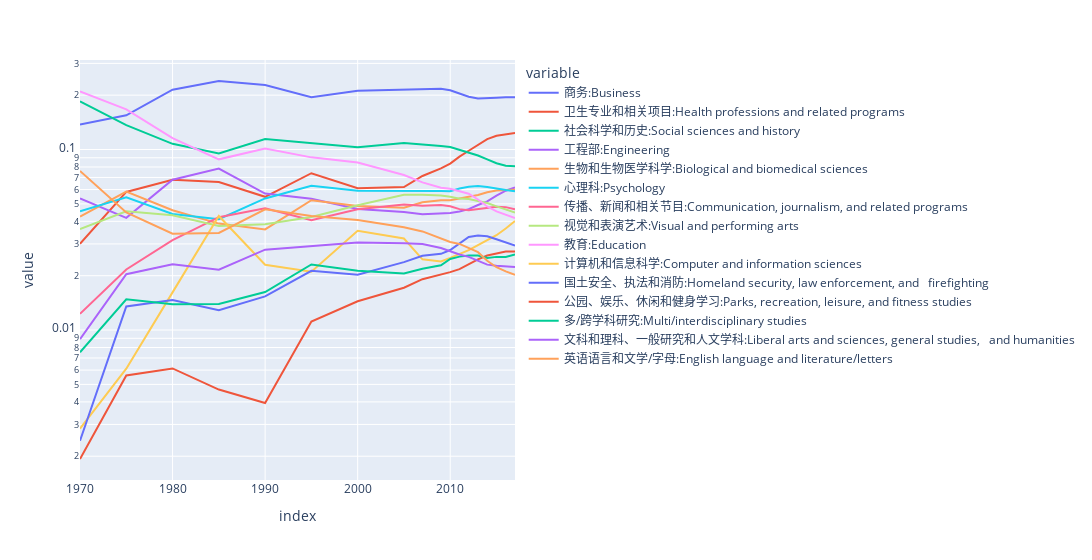

Notebook cell for this chart:
### Code cell
px.line(df3, width=1300, log_y=True)

### Figure 1 — Plotly figure (JSON) as saved in the notebook; plotly's stock layout.template omitted (floating-point values rounded to 4 significant figures)
{"data": [{"hovertemplate": "variable=商务:Business<br>index=%{x}<br>value=%{y}<extra></extra>", "legendgroup": "商务:Business", "line": {"color": "#636efa", "dash": "solid"}, "mode": "lines", "name": "商务:Business", "orientation": "v", "showlegend": true, "type": "scatter", "x": ["1970", "1975", "1980", "1985", "1990", "1995", "2000", "2005", "2007", "2009", "2010", "2011", "2012", "2013", "2014", "2015", "2016", "2017"], "xaxis": "x", "y": [0.1374, 0.1547, 0.2144, 0.2396, 0.2276, 0.1946, 0.2118, 0.2142, 0.2145, 0.2171, 0.2128, 0.2049, 0.1961, 0.1915, 0.192, 0.1935, 0.1948, 0.195], "yaxis": "y"}, {"hovertemplate": "variable=卫生专业和相关项目:Health professions and related programs<br>index=%{x}<br>value=%{y}<extra></extra>", "legendgroup": "卫生专业和相关项目:Health professions and related programs", "line": {"color": "#EF553B", "dash": "solid"}, "mode": "lines", "name": "卫生专业和相关项目:Health professions and related programs", "orientation": "v", "showlegend": true, "type": "scatter", "x": ["1970", "1975", "1980", "1985", "1990", "1995", "2000", "2005", "2007", "2009", "2010", "2011", "2012", "2013", "2014", "2015", "2016", "2017"], "xaxis": "x", "y": [0.03004, 0.05821, 0.06808, 0.06611, 0.0547, 0.07391, 0.06103, 0.06193, 0.07133, 0.07856, 0.0836, 0.09133, 0.09843, 0.1063, 0.1141, 0.1192, 0.1217, 0.1237], "yaxis": "y"}, {"hovertemplate": "variable=社会科学和历史:Social sciences and history<br>index=%{x}<br>value=%{y}<extra></extra>", "legendgroup": "社会科学和历史:Social sciences and history", "line": {"color": "#00cc96", "dash": "solid"}, "mode": "lines", "name": "社会科学和历史:Social sciences and history", "orientation": "v", "showlegend": true, "type": "scatter", "x": ["1970", "1975", "1980", "1985", "1990", "1995", "2000", "2005", "2007", "2009", "2010", "2011", "2012", "2013", "2014", "2015", "2016", "2017"], "xaxis": "x", "y": [0.185, 0.1365, 0.1075, 0.095, 0.1143, 0.1086, 0.1029, 0.1087, 0.107, 0.1047, 0.1032, 0.09962, 0.09659, 0.09258, 0.08811, 0.08393, 0.08133, 0.08077], "yaxis": "y"}, {"hovertemplate": "variable=工程部:Engineering<br>index=%{x}<br>value=%{y}<extra></extra>", "legendgroup": "工程部:Engineering", "line": {"color": "#ab63fa", "dash": "solid"}, "mode": "lines", "name": "工程部:Engineering", "orientation": "v", "showlegend": true, "type": "scatter", "x": ["1970", "1975", "1980", "1985", "1990", "1995", "2000", "2005", "2007", "2009", "2010", "2011", "2012", "2013", "2014", "2015", "2016", "2017"], "xaxis": "x", "y": [0.05363, 0.04184, 0.06806, 0.07835, 0.05705, 0.05337, 0.04679, 0.04501, 0.04374, 0.04404, 0.0445, 0.0454, 0.04672, 0.04928, 0.05164, 0.0556, 0.05913, 0.06157], "yaxis": "y"}, {"hovertemplate": "variable=生物和生物医学科学:Biological and biomedical sciences<br>index=%{x}<br>value=%{y}<extra></extra>", "legendgroup": "生物和生物医学科学:Biological and biomedical sciences", "line": {"color": "#FFA15A", "dash": "solid"}, "mode": "lines", "name": "生物和生物医学科学:Biological and biomedical sciences", "orientation": "v", "showlegend": true, "type": "scatter", "x": ["1970", "1975", "1980", "1985", "1990", "1995", "2000", "2005", "2007", "2009", "2010", "2011", "2012", "2013", "2014", "2015", "2016", "2017"], "xaxis": "x", "y": [0.04252, 0.0585, 0.04607, 0.03887, 0.03607, 0.05238, 0.04869, 0.04754, 0.05108, 0.05236, 0.05244, 0.05348, 0.05455, 0.05596, 0.058, 0.05924, 0.05969, 0.05991], "yaxis": "y"}, {"hovertemplate": "variable=心理科:Psychology<br>index=%{x}<br>value=%{y}<extra></extra>", "legendgroup": "心理科:Psychology", "line": {"color": "#19d3f3", "dash": "solid"}, "mode": "lines", "name": "心理科:Psychology", "orientation": "v", "showlegend": true, "type": "scatter", "x": ["1970", "1975", "1980", "1985", "1990", "1995", "2000", "2005", "2007", "2009", "2010", "2011", "2012", "2013", "2014", "2015", "2016", "2017"], "xaxis": "x", "y": [0.04548, 0.05431, 0.04392, 0.04113, 0.05359, 0.06303, 0.05919, 0.05934, 0.05919, 0.05892, 0.0588, 0.06088, 0.06219, 0.06273, 0.06204, 0.06115, 0.05974, 0.05878], "yaxis": "y"}, {"hovertemplate": "variable=传播、新闻和相关节目:Communication, journalism, and related programs<br>index=%{x}<br>value=%{y}<extra></extra>", "legendgroup": "传播、新闻和相关节目:Communication, journalism, and related programs", "line": {"color": "#FF6692", "dash": "solid"}, "mode": "lines", "name": "传播、新闻和相关节目:Communication, journalism, and related programs", "orientation": "v", "showlegend": true, "type": "scatter", "x": ["1970", "1975", "1980", "1985", "1990", "1995", "2000", "2005", "2007", "2009", "2010", "2011", "2012", "2013", "2014", "2015", "2016", "2017"], "xaxis": "x", "y": [0.01229, 0.02165, 0.03147, 0.04218, 0.04719, 0.04063, 0.04663, 0.0496, 0.04886, 0.04926, 0.0485, 0.04674, 0.04609, 0.04685, 0.04784, 0.04818, 0.04795, 0.0466], "yaxis": "y"}, {"hovertemplate": "variable=视觉和表演艺术:Visual and performing arts<br>index=%{x}<br>value=%{y}<extra></extra>", "legendgroup": "视觉和表演艺术:Visual and performing arts", "line": {"color": "#B6E880", "dash": "solid"}, "mode": "lines", "name": "视觉和表演艺术:Visual and performing arts", "orientation": "v", "showlegend": true, "type": "scatter", "x": ["1970", "1975", "1980", "1985", "1990", "1995", "2000", "2005", "2007", "2009", "2010", "2011", "2012", "2013", "2014", "2015", "2016", "2017"], "xaxis": "x", "y": [0.03619, 0.04552, 0.04329, 0.0377, 0.03854, 0.04232, 0.04915, 0.05608, 0.0561, 0.05564, 0.05474, 0.05346, 0.05314, 0.05209, 0.05058, 0.04841, 0.04667, 0.04472], "yaxis": "y"}, {"hovertemplate": "variable=教育:Education<br>index=%{x}<br>value=%{y}<extra></extra>", "legendgroup": "教育:Education", "line": {"color": "#FF97FF", "dash": "solid"}, "mode": "lines", "name": "教育:Education", "orientation": "v", "showlegend": true, "type": "scatter", "x": ["1970", "1975", "1980", "1985", "1990", "1995", "2000", "2005", "2007", "2009", "2010", "2011", "2012", "2013", "2014", "2015", "2016", "2017"], "xaxis": "x", "y": [0.21, 0.1668, 0.1156, 0.08822, 0.1012, 0.09047, 0.08476, 0.07221, 0.06577, 0.06139, 0.06061, 0.05895, 0.05689, 0.05285, 0.04834, 0.04541, 0.04352, 0.04171], "yaxis": "y"}, {"hovertemplate": "variable=计算机和信息科学:Computer and information sciences<br>index=%{x}<br>value=%{y}<extra></extra>", "legendgroup": "计算机和信息科学:Computer and information sciences", "line": {"color": "#FECB52", "dash": "solid"}, "mode": "lines", "name": "计算机和信息科学:Computer and information sciences", "orientation": "v", "showlegend": true, "type": "scatter", "x": ["1970", "1975", "1980", "1985", "1990", "1995", "2000", "2005", "2007", "2009", "2010", "2011", "2012", "2013", "2014", "2015", "2016", "2017"], "xaxis": "x", "y": [0.002844, 0.006105, 0.01617, 0.04286, 0.02299, 0.02104, 0.03548, 0.03212, 0.02464, 0.024, 0.0251, 0.02645, 0.02769, 0.02955, 0.03144, 0.03353, 0.03651, 0.04019], "yaxis": "y"}, {"hovertemplate": "variable=国土安全、执法和消防:Homeland security, law enforcement, and   firefighting<br>index=%{x}<br>value=%{y}<extra></extra>", "legendgroup": "国土安全、执法和消防:Homeland security, law enforcement, and   firefighting", "line": {"color": "#636efa", "dash": "solid"}, "mode": "lines", "name": "国土安全、执法和消防:Homeland security, law enforcement, and   firefighting", "orientation": "v", "showlegend": true, "type": "scatter", "x": ["1970", "1975", "1980", "1985", "1990", "1995", "2000", "2005", "2007", "2009", "2010", "2011", "2012", "2013", "2014", "2015", "2016", "2017"], "xaxis": "x", "y": [0.002435, 0.01351, 0.01466, 0.01286, 0.01535, 0.0213, 0.02026, 0.02378, 0.02577, 0.02643, 0.02774, 0.03018, 0.03275, 0.03337, 0.0331, 0.03184, 0.03044, 0.02934], "yaxis": "y"}, {"hovertemplate": "variable=公园、娱乐、休闲和健身学习:Parks, recreation, leisure, and fitness studies<br>index=%{x}<br>value=%{y}<extra></extra>", "legendgroup": "公园、娱乐、休闲和健身学习:Parks, recreation, leisure, and fitness studies", "line": {"color": "#EF553B", "dash": "solid"}, "mode": "lines", "name": "公园、娱乐、休闲和健身学习:Parks, recreation, leisure, and fitness studies", "orientation": "v", "showlegend": true, "type": "scatter", "x": ["1970", "1975", "1980", "1985", "1990", "1995", "2000", "2005", "2007", "2009", "2010", "2011", "2012", "2013", "2014", "2015", "2016", "2017"], "xaxis": "x", "y": [0.00193, 0.005598, 0.006126, 0.00468, 0.003942, 0.01114, 0.01443, 0.01716, 0.01913, 0.0202, 0.02094, 0.02176, 0.02316, 0.02462, 0.02586, 0.02651, 0.02724, 0.0272], "yaxis": "y"}, {"hovertemplate": "variable=多/跨学科研究:Multi/interdisciplinary studies<br>index=%{x}<br>value=%{y}<extra></extra>", "legendgroup": "多/跨学科研究:Multi/interdisciplinary studies", "line": {"color": "#00cc96", "dash": "solid"}, "mode": "lines", "name": "多/跨学科研究:Multi/interdisciplinary studies", "orientation": "v", "showlegend": true, "type": "scatter", "x": ["1970", "1975", "1980", "1985", "1990", "1995", "2000", "2005", "2007", "2009", "2010", "2011", "2012", "2013", "2014", "2015", "2016", "2017"], "xaxis": "x", "y": [0.007531, 0.01481, 0.01389, 0.01392, 0.01624, 0.02308, 0.02128, 0.02059, 0.02185, 0.02286, 0.02475, 0.02551, 0.0259, 0.02588, 0.0251, 0.02542, 0.02537, 0.02621], "yaxis": "y"}, {"hovertemplate": "variable=文科和理科、一般研究和人文学科:Liberal arts and sciences, general studies,   and humanities<br>index=%{x}<br>value=%{y}<extra></extra>", "legendgroup": "文科和理科、一般研究和人文学科:Liberal arts and sciences, general studies,   and humanities", "line": {"color": "#ab63fa", "dash": "solid"}, "mode": "lines", "name": "文科和理科、一般研究和人文学科:Liberal arts and sciences, general studies,   and humanities", "orientation": "v", "showlegend": true, "type": "scatter", "x": ["1970", "1975", "1980", "1985", "1990", "1995", "2000", "2005", "2007", "2009", "2010", "2011", "2012", "2013", "2014", "2015", "2016", "2017"], "xaxis": "x", "y": [0.008909, 0.02037, 0.02314, 0.0216, 0.02789, 0.02919, 0.03051, 0.03023, 0.02998, 0.02846, 0.02722, 0.0262, 0.02542, 0.02421, 0.02303, 0.02274, 0.02255, 0.02235], "yaxis": "y"}, {"hovertemplate": "variable=英语语言和文学/字母:English language and literature/letters<br>index=%{x}<br>value=%{y}<extra></extra>", "legendgroup": "英语语言和文学/字母:English language and literature/letters", "line": {"color": "#FFA15A", "dash": "solid"}, "mode": "lines", "name": "英语语言和文学/字母:English language and literature/letters", "orientation": "v", "showlegend": true, "type": "scatter", "x": ["1970", "1975", "1980", "1985", "1990", "1995", "2000", "2005", "2007", "2009", "2010", "2011", "2012", "2013", "2014", "2015", "2016", "2017"], "xaxis": "x", "y": [0.07611, 0.04478, 0.03414, 0.0345, 0.04665, 0.04286, 0.04064, 0.0371, 0.03517, 0.03226, 0.03074, 0.03, 0.02847, 0.02698, 0.0242, 0.02228, 0.02112, 0.0202], "yaxis": "y"}], "layout": {"legend": {"title": {"text": "variable"}, "tracegroupgap": 0}, "margin": {"t": 60}, "width": 1300, "xaxis": {"anchor": "y", "domain": [0, 1], "title": {"text": "index"}}, "yaxis": {"anchor": "x", "domain": [0, 1], "title": {"text": "value"}, "type": "log"}}}
